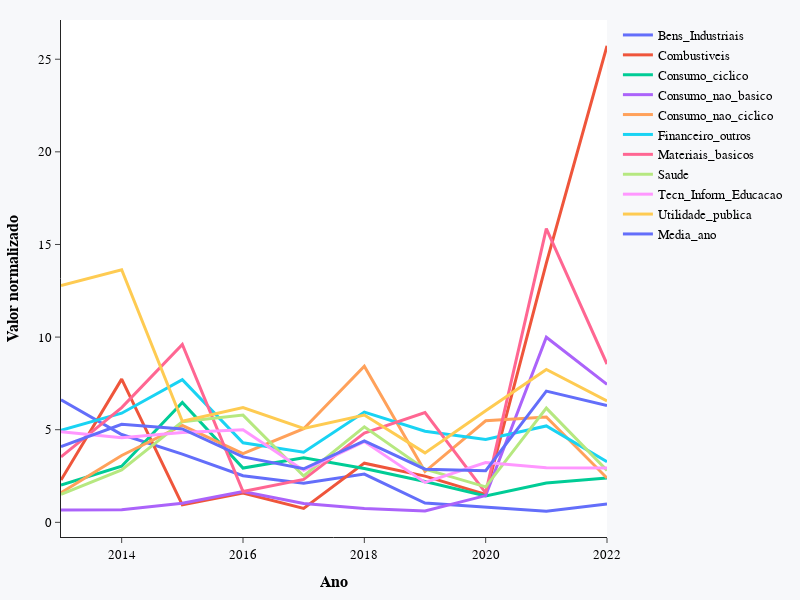

The code cell stored with this chart in its notebook:
### Code cell
DY_media_setor_long = pd.melt(DY_media_setor, ignore_index=False)
DY_media_setor_long['Ano'] = DY_media_setor_long.index

fig_DY_setores = px.line(DY_media_setor_long, x="Ano", y="value", color="Setor")
fig_DY_setores.update_traces(line_width=3)
fig_DY_setores.update_layout(title="", xaxis_title="<b>Ano",
                            yaxis_title="<b>Valor normalizado",
                            legend_title="",
                            font=dict(family="Arial, Arial, Arial", size=13, color="black"),
                            width=800, height=600, template = 'simple_white',
                            paper_bgcolor="#f7f8fa", margin=dict(l=20, r=20, t=20, b=20))

fig_DY_setores.show()

### Figure 1 — Plotly figure (JSON) as saved in the notebook; plotly's stock layout.template omitted (floating-point values rounded to 4 significant figures)
{"data": [{"hovertemplate": "Setor=Bens_Industriais<br>Ano=%{x}<br>value=%{y}<extra></extra>", "legendgroup": "Bens_Industriais", "line": {"color": "#636efa", "dash": "solid", "width": 3}, "marker": {"symbol": "circle"}, "mode": "lines", "name": "Bens_Industriais", "orientation": "v", "showlegend": true, "type": "scatter", "x": [2013, 2014, 2015, 2016, 2017, 2018, 2019, 2020, 2021, 2022, "Media_setor"], "xaxis": "x", "y": [6.62, 4.738, 3.685, 2.513, 2.112, 2.607, 1.038, 0.8067, 0.6033, 0.995, 2.572], "yaxis": "y"}, {"hovertemplate": "Setor=Combustiveis<br>Ano=%{x}<br>value=%{y}<extra></extra>", "legendgroup": "Combustiveis", "line": {"color": "#EF553B", "dash": "solid", "width": 3}, "marker": {"symbol": "circle"}, "mode": "lines", "name": "Combustiveis", "orientation": "v", "showlegend": true, "type": "scatter", "x": [2013, 2014, 2015, 2016, 2017, 2018, 2019, 2020, 2021, 2022, "Media_setor"], "xaxis": "x", "y": [2.28, 7.73, 0.94, 1.576, 0.75, 3.194, 2.494, 1.508, 13.99, 25.72, 6.019], "yaxis": "y"}, {"hovertemplate": "Setor=Consumo_ciclico<br>Ano=%{x}<br>value=%{y}<extra></extra>", "legendgroup": "Consumo_ciclico", "line": {"color": "#00cc96", "dash": "solid", "width": 3}, "marker": {"symbol": "circle"}, "mode": "lines", "name": "Consumo_ciclico", "orientation": "v", "showlegend": true, "type": "scatter", "x": [2013, 2014, 2015, 2016, 2017, 2018, 2019, 2020, 2021, 2022, "Media_setor"], "xaxis": "x", "y": [2.011, 3.025, 6.468, 2.93, 3.491, 2.909, 2.201, 1.417, 2.119, 2.396, 2.897], "yaxis": "y"}, {"hovertemplate": "Setor=Consumo_nao_basico<br>Ano=%{x}<br>value=%{y}<extra></extra>", "legendgroup": "Consumo_nao_basico", "line": {"color": "#ab63fa", "dash": "solid", "width": 3}, "marker": {"symbol": "circle"}, "mode": "lines", "name": "Consumo_nao_basico", "orientation": "v", "showlegend": true, "type": "scatter", "x": [2013, 2014, 2015, 2016, 2017, 2018, 2019, 2020, 2021, 2022, "Media_setor"], "xaxis": "x", "y": [0.672, 0.684, 1.034, 1.66, 1.014, 0.744, 0.616, 1.444, 9.99, 7.444, 2.53], "yaxis": "y"}, {"hovertemplate": "Setor=Consumo_nao_ciclico<br>Ano=%{x}<br>value=%{y}<extra></extra>", "legendgroup": "Consumo_nao_ciclico", "line": {"color": "#FFA15A", "dash": "solid", "width": 3}, "marker": {"symbol": "circle"}, "mode": "lines", "name": "Consumo_nao_ciclico", "orientation": "v", "showlegend": true, "type": "scatter", "x": [2013, 2014, 2015, 2016, 2017, 2018, 2019, 2020, 2021, 2022, "Media_setor"], "xaxis": "x", "y": [1.597, 3.607, 5.237, 3.707, 5.053, 8.427, 2.74, 5.48, 5.69, 2.39, 4.393], "yaxis": "y"}, {"hovertemplate": "Setor=Financeiro_outros<br>Ano=%{x}<br>value=%{y}<extra></extra>", "legendgroup": "Financeiro_outros", "line": {"color": "#19d3f3", "dash": "solid", "width": 3}, "marker": {"symbol": "circle"}, "mode": "lines", "name": "Financeiro_outros", "orientation": "v", "showlegend": true, "type": "scatter", "x": [2013, 2014, 2015, 2016, 2017, 2018, 2019, 2020, 2021, 2022, "Media_setor"], "xaxis": "x", "y": [4.963, 5.892, 7.698, 4.293, 3.788, 5.949, 4.921, 4.468, 5.203, 3.266, 5.044], "yaxis": "y"}, {"hovertemplate": "Setor=Materiais_basicos<br>Ano=%{x}<br>value=%{y}<extra></extra>", "legendgroup": "Materiais_basicos", "line": {"color": "#FF6692", "dash": "solid", "width": 3}, "marker": {"symbol": "circle"}, "mode": "lines", "name": "Materiais_basicos", "orientation": "v", "showlegend": true, "type": "scatter", "x": [2013, 2014, 2015, 2016, 2017, 2018, 2019, 2020, 2021, 2022, "Media_setor"], "xaxis": "x", "y": [3.53, 6.19, 9.602, 1.667, 2.316, 4.822, 5.924, 1.594, 15.86, 8.546, 6.005], "yaxis": "y"}, {"hovertemplate": "Setor=Saude<br>Ano=%{x}<br>value=%{y}<extra></extra>", "legendgroup": "Saude", "line": {"color": "#B6E880", "dash": "solid", "width": 3}, "marker": {"symbol": "circle"}, "mode": "lines", "name": "Saude", "orientation": "v", "showlegend": true, "type": "scatter", "x": [2013, 2014, 2015, 2016, 2017, 2018, 2019, 2020, 2021, 2022, "Media_setor"], "xaxis": "x", "y": [1.512, 2.825, 5.435, 5.787, 2.5, 5.152, 2.873, 1.915, 6.168, 2.803, 3.697], "yaxis": "y"}, {"hovertemplate": "Setor=Tecn_Inform_Educacao<br>Ano=%{x}<br>value=%{y}<extra></extra>", "legendgroup": "Tecn_Inform_Educacao", "line": {"color": "#FF97FF", "dash": "solid", "width": 3}, "marker": {"symbol": "circle"}, "mode": "lines", "name": "Tecn_Inform_Educacao", "orientation": "v", "showlegend": true, "type": "scatter", "x": [2013, 2014, 2015, 2016, 2017, 2018, 2019, 2020, 2021, 2022, "Media_setor"], "xaxis": "x", "y": [4.892, 4.572, 4.855, 5.002, 2.803, 4.357, 2.153, 3.232, 2.95, 2.93, 3.775], "yaxis": "y"}, {"hovertemplate": "Setor=Utilidade_publica<br>Ano=%{x}<br>value=%{y}<extra></extra>", "legendgroup": "Utilidade_publica", "line": {"color": "#FECB52", "dash": "solid", "width": 3}, "marker": {"symbol": "circle"}, "mode": "lines", "name": "Utilidade_publica", "orientation": "v", "showlegend": true, "type": "scatter", "x": [2013, 2014, 2015, 2016, 2017, 2018, 2019, 2020, 2021, 2022, "Media_setor"], "xaxis": "x", "y": [12.78, 13.63, 5.456, 6.192, 5.072, 5.789, 3.75, 6.025, 8.249, 6.549, 7.35], "yaxis": "y"}, {"hovertemplate": "Setor=Media_ano<br>Ano=%{x}<br>value=%{y}<extra></extra>", "legendgroup": "Media_ano", "line": {"color": "#636efa", "dash": "solid", "width": 3}, "marker": {"symbol": "circle"}, "mode": "lines", "name": "Media_ano", "orientation": "v", "showlegend": true, "type": "scatter", "x": [2013, 2014, 2015, 2016, 2017, 2018, 2019, 2020, 2021, 2022, "Media_setor"], "xaxis": "x", "y": [4.086, 5.29, 5.041, 3.533, 2.89, 4.395, 2.871, 2.789, 7.082, 6.304, 4.428], "yaxis": "y"}], "layout": {"font": {"color": "black", "family": "Arial, Arial, Arial", "size": 13}, "height": 600, "legend": {"title": {"text": ""}, "tracegroupgap": 0}, "margin": {"b": 20, "l": 20, "r": 20, "t": 20}, "paper_bgcolor": "#f7f8fa", "title": {"text": ""}, "width": 800, "xaxis": {"anchor": "y", "domain": [0, 1], "title": {"text": "<b>Ano"}}, "yaxis": {"anchor": "x", "domain": [0, 1], "title": {"text": "<b>Valor normalizado"}}}}
